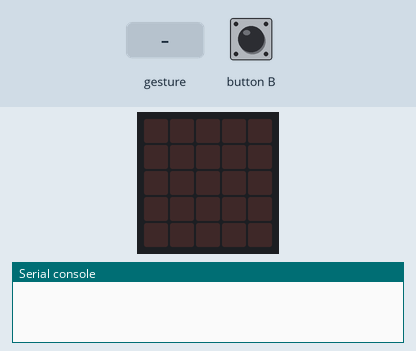
Recording of a program running on a simulated BBC micro:bit (MakeCode). On the bench: the board's 5×5 LED display, the last lines printed to the serial console. The inputs (shaded band) are chosen by the test bench. No radio messages arrive unless stated (any console line starting 'radio sent:' is added by the test bench); a tilt is held for 1.5 s and a shake lasts 1 s, then the board lies face up again.

Above: at 1.2 s.
1.3 s: button B pressed for 0.15 s
At 2.4 s:
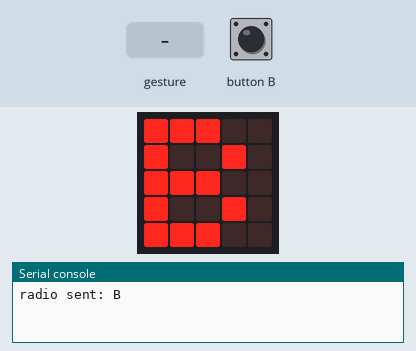
2.9 s: gesture 'shake'
At 4.3 s:
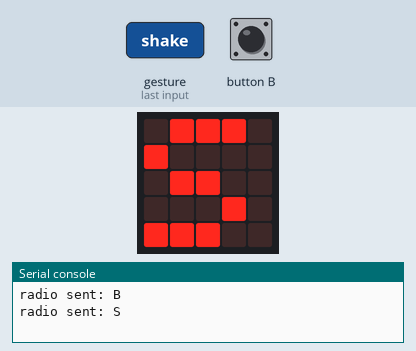
4.6 s: gesture 'tilt left'
At 5.5 s:
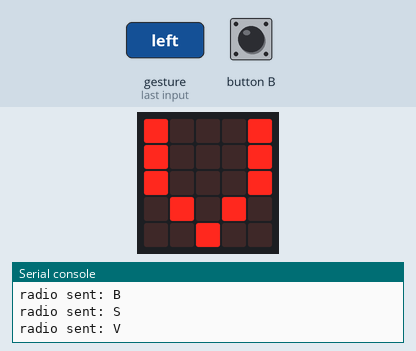
6.2 s: gesture 'logo up'
At 6.7 s:
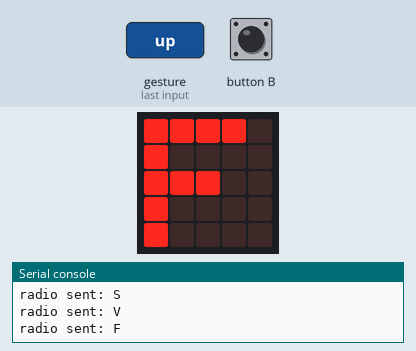
7.7 s: gesture 'tilt right'
At 9.1 s:
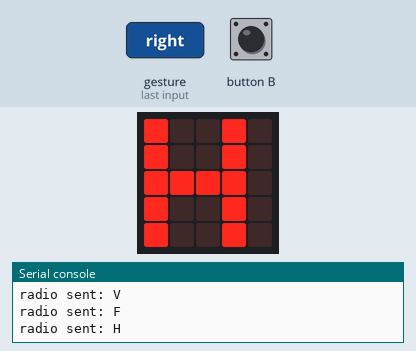
Timing chart, 0 to 10.3 s (numbered marks = the images above; inputs shaded):
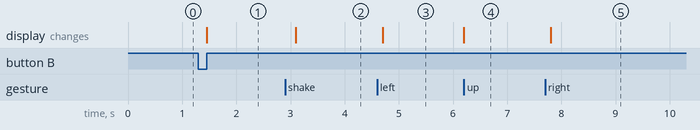

Measured:
- after the input at 1.3 s, the display: changes after 0.15 s (image 1)
- after the input at 2.9 s, the display: changes after 0.20 s (image 2)
- after the input at 4.6 s, the display: changes after 0.10 s (image 3)
- after the input at 6.2 s, the display: changes at once (image 4)
- after the input at 7.7 s, the display: changes after 0.10 s (image 5)

The program:

main.ts
```typescript
input.onGesture(Gesture.Shake, function () {
    radio.sendString("S")
    basic.showString("S")
})
input.onGesture(Gesture.TiltLeft, function () {
    radio.sendString("V")
    basic.showString("V")
})
input.onGesture(Gesture.LogoUp, function () {
    radio.sendString("F")
    basic.showString("F")
})
input.onButtonPressed(Button.B, function () {
    radio.sendString("B")
    basic.showString("B")
})
input.onGesture(Gesture.TiltRight, function () {
    radio.sendString("H")
    basic.showString("H")
})
radio.setGroup(12)
```

test.ts
```typescript
// test ender her, dette bliver ikke kompileret, når denne pakke bruges som en udvidelse.
```
